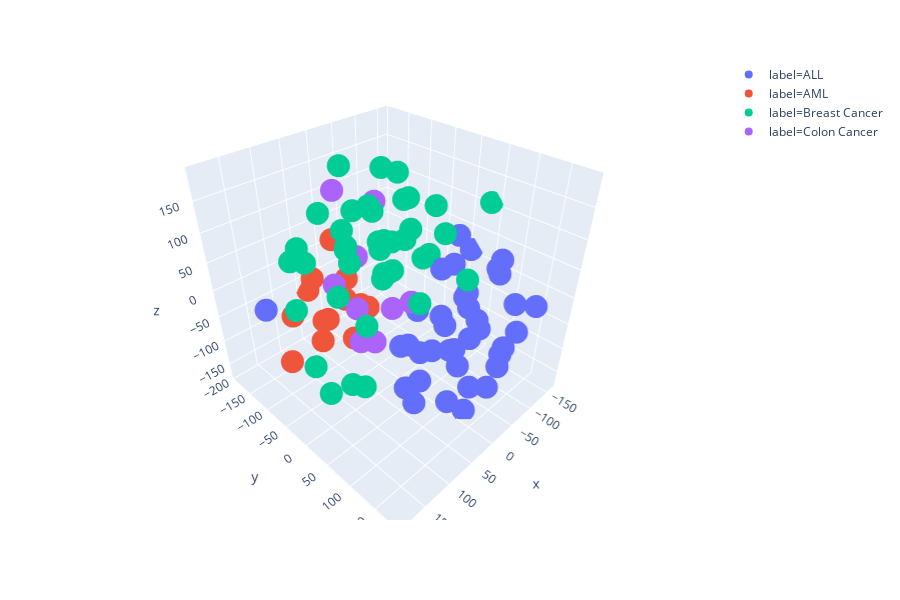

Notebook code for this chart:
### Markdown cell above
## T-SNE

### Code cell
sne = TSNE(n_components=3).fit_transform(df)

df_transformed = pd.DataFrame(sne)
final_dataframe = np.hstack((df_transformed, class_label))

final_dataframe = pd.DataFrame(final_dataframe)

# Defining the column names
final_dataframe.columns = ['x', 'y', 'z', 'label']


# Changing Complex values to real values
A = [x.real for x in final_dataframe.x]
B = [x.real for x in final_dataframe.y]
C = [x.real for x in final_dataframe.z]

# Adding Values to dictionary 
dictFrame = {'X': A, 'Y': B, 'Z':C }

# Converting dictionary to a dataframe
dFrame = pd.DataFrame(dictFrame)

# Appending label column to the dataframe
changed_dataFrame = horizontalStack(dFrame, class_label)

# Changing the array to dataframe and changing the column labels
changed_dataFrame = pd.DataFrame(changed_dataFrame)
changed_dataFrame.columns = ['x', 'y', 'z', 'label']

plot3D(changed_dataFrame)

### Figure 1 — Plotly figure (JSON) as saved in the notebook; plotly's stock layout.template omitted (floating-point values rounded to 4 significant figures)
{"data": [{"hoverlabel": {"namelength": 0}, "hovertemplate": "label=ALL<br>x=%{x}<br>y=%{y}<br>z=%{z}", "legendgroup": "label=ALL", "marker": {"color": "#636efa", "symbol": "circle"}, "mode": "markers", "name": "label=ALL", "scene": "scene", "showlegend": true, "type": "scatter3d", "x": [190.0, -114.1, -68.77, 51.18, -118.3, -160.9, -11.89, -113.9, -19.64, -8.673, -89.44, -87.68, -64.59, 3.397, -12.91, -83.32, -60.29, -123.8, -91.07, -86.93, -49.18, -13.56, 92.07, -20.24, 31.05, 34.7, -120.3, -51.72, -59.99, 11.31, -133.1, -10.19, -111.3, -51.84, -147.4, -66.54, 69.48, 68.37], "y": [-70.81, -10.19, 35.07, 141.8, 96.23, 7.401, 32.97, 130.9, 17.81, 183.1, 177.9, 131.2, 14.1, 173.1, 127.1, 63.24, 149.2, 29.81, 3.356, 90.09, 81.7, 117.6, 125.5, 85.36, 46.36, 65.07, 50.29, 107.9, 51.42, 116.9, 130.2, 134.5, 18.32, -22.25, 76.68, 122.9, 68.21, 77.43], "z": [29.58, -115.0, -84.52, -92.92, 47.37, 9.558, -109.1, -14.74, -36.26, -3.927, 19.48, -124.8, -149.8, -76.16, -170.9, -11.66, -70.1, -58.46, 1.138, -70.44, -130.6, 25.43, -35.5, -76.79, -58.51, -165.3, -134.2, -23.1, 46.08, -35.7, -80.5, -113.1, 60.88, -60.24, -0.6391, 67.81, -23.91, -99.33]}, {"hoverlabel": {"namelength": 0}, "hovertemplate": "label=AML<br>x=%{x}<br>y=%{y}<br>z=%{z}", "legendgroup": "label=AML", "marker": {"color": "#EF553B", "symbol": "circle"}, "mode": "markers", "name": "label=AML", "scene": "scene", "showlegend": true, "type": "scatter3d", "x": [50.31, 22.1, 101.6, -11.19, 143.5, 176.3, 36.34, 38.69, 78.86, 2.383, 43.96, -13.05, -8.933], "y": [-154.5, -67.82, -145.8, -146.7, -10.93, -44.63, -190.9, -68.14, -93.14, -124.6, -128.6, -89.46, -173.0], "z": [-25.55, -47.78, -70.72, -95.36, -16.92, -56.79, -74.12, -108.6, -63.77, -33.98, -100.1, -83.4, 16.8]}, {"hoverlabel": {"namelength": 0}, "hovertemplate": "label=Breast Cancer<br>x=%{x}<br>y=%{y}<br>z=%{z}", "legendgroup": "label=Breast Cancer", "marker": {"color": "#00cc96", "symbol": "circle"}, "mode": "markers", "name": "label=Breast Cancer", "scene": "scene", "showlegend": true, "type": "scatter3d", "x": [-18.47, -65.5, 109.2, 116.6, 9.559, -160.0, -81.28, -81.69, -11.51, 121.7, 80.42, -43.12, 143.2, 122.8, 131.1, 36.84, 145.8, 28.36, -24.05, 2.764, 41.13, -137.9, 39.95, 92.5, 68.89, 18.03, 92.66, 59.64, 172.6, -49.01, 122.6, 7.17, 66.04, 20.62, -53.53, 72.2, 80.02, 17.99, 119.8], "y": [-63.78, -117.0, 91.49, -4.84, -121.1, 37.46, -70.0, -74.19, -72.29, 57.09, 2.042, -21.99, 48.06, -66.34, -87.86, -85.61, 0.5184, 141.5, -31.99, 44.79, -74.48, -64.51, -24.41, 3.852, 100.4, -17.99, -127.2, 40.41, -24.91, 20.3, -65.11, 85.17, 29.49, -14.71, -95.82, -94.94, -28.54, 29.49, 26.82], "z": [40.1, 12.41, 131.8, 47.44, 62.21, 106.6, 29.6, 100.4, 105.7, 35.54, -142.1, 82.67, -60.45, 76.88, -12.08, 188.1, -110.5, 103.7, 176.4, 81.56, 65.72, -21.08, 150.2, 171.9, 67.09, 33.57, 61.67, 128.9, 120.1, 134.7, -115.8, 137.8, 69.5, 92.27, 155.6, 124.5, 96.43, 172.9, 117.6]}, {"hoverlabel": {"namelength": 0}, "hovertemplate": "label=Colon Cancer<br>x=%{x}<br>y=%{y}<br>z=%{z}", "legendgroup": "label=Colon Cancer", "marker": {"color": "#ab63fa", "symbol": "circle"}, "mode": "markers", "name": "label=Colon Cancer", "scene": "scene", "showlegend": true, "type": "scatter3d", "x": [-76.94, 19.85, -17.87, 69.59, 61.45, -90.21, -60.65, -94.29, 71.69, -14.37], "y": [-94.71, 40.29, -79.07, -21.21, -82.32, -118.8, -169.8, -156.7, -13.26, -169.2], "z": [-123.2, 12.3, -158.0, -6.1, 2.705, -63.49, -38.12, 64.35, -63.46, 106.7]}], "layout": {"height": 600, "legend": {"tracegroupgap": 0}, "margin": {"t": 60}, "scene": {"domain": {"x": [0, 0.98], "y": [0, 1]}, "xaxis": {"title": {"text": "x"}}, "yaxis": {"title": {"text": "y"}}, "zaxis": {"title": {"text": "z"}}}}}
